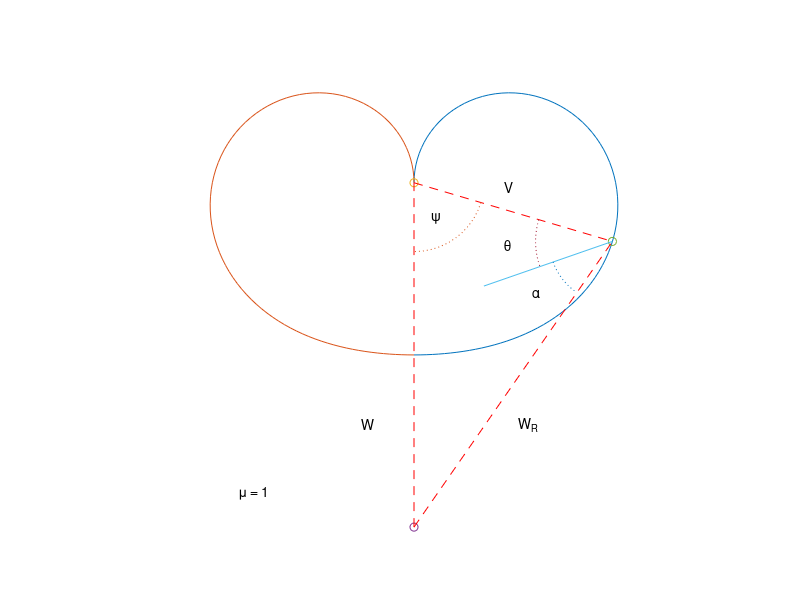

Reproduce this figure in MATLAB.
% Script p1_2_07.m; max velocity of sailboat vs. heading; plot from
% analytical soln; mu=1; y=[V Wr alpha theta psi]; 10/96, 3/25/02
%
c=pi/180; ps=c*[2:2:178]; n=length(ps); th1=zeros(3,n); 
for i=1:n, a=ps(i); z=[4 -2*sin(2*a) -4+(sin(a))^2 2*sin(2*a)]; 
  z1=roots(z); th1(:,i)=acos(z1); end;
tho=sort(th1); tho=tho([1 2],:); th=[tho(2,[1:27]) tho(1,[28:89])];
th=[pi/2 th 0]; ps=[0 ps pi]; wr=sin(ps)./sin(2*th); wr(1)=.5;
wr(91)=0; V=wr.*sin(th); Vm=.593; psm=73.3*c; Vmx=Vm*sin(psm);
Vmy=Vm*cos(psm);
%
figure(1); clf; plot(V.*sin(ps),-V.*cos(ps)); grid; 
axis([-.7 .7 -1.02 .4 ]); axis('square'); hold on; 
plot(-V.*sin(ps),-V.*cos(ps),0,0,'o',0,-1,'o',Vmx,-Vmy,'o');
plot([0 Vmx],[-1 -Vmy],'r--',[0 Vmx],[ 0 -Vmy],'r--'); 
plot([0 0],[-1 0],'r--'); text(.26,-.01,'V');
plot([.2 Vmx],[-.3 -Vmy]); text(-.15,-.7,'W'); text(.3,-.7,'W_R');
be1=pi-16.7*c; be2=pi+19.4*c; dbe=be2-be1; be3=[be1:dbe/10:be2];
x1=Vmx+.22*cos(be3); y1=-Vmy+.22*sin(be3); plot(x1,y1,':');
be1=pi+19.4*c; be2=pi+(19.4+36.1)*c; dbe=be2-be1; 
be3=[be1:dbe/10:be2]; x1=Vmx+.18*cos(be3); y1=-Vmy+.18*sin(be3);
plot(x1,y1,':'); text(.26,-.18,'\theta'); text(.34,-.32,'\alpha');
be1=2*pi-16.7*c; be2=1.5*pi; dbe=be2-be1; be3=[be1:dbe/10:be2]; 
x1=.2*cos(be3); y1=.2*sin(be3); plot(x1,y1,':');
text(.05,-.1,'\psi'); text(-.5,-.9,'\mu = 1'); axis('off');
